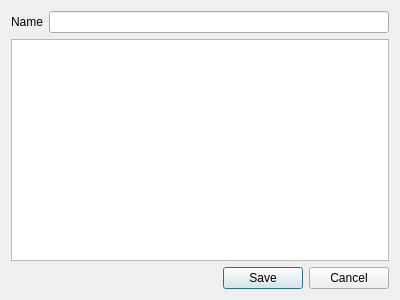
<?xml version="1.0" encoding="UTF-8"?>
<ui version="4.0">
 <class>FunctionsDialog</class>
 <widget class="QDialog" name="FunctionsDialog">
  <property name="geometry">
   <rect>
    <x>0</x>
    <y>0</y>
    <width>400</width>
    <height>300</height>
   </rect>
  </property>
  <property name="windowTitle">
   <string>Dialog</string>
  </property>
  <layout class="QGridLayout" name="gridLayout">
   <item row="0" column="0">
    <widget class="QLabel" name="nameLabel">
     <property name="text">
      <string>Name</string>
     </property>
    </widget>
   </item>
   <item row="0" column="1">
    <widget class="QLineEdit" name="Name"/>
   </item>
   <item row="1" column="0" colspan="2">
    <widget class="KLScripteditor" name="Code"/>
   </item>
   <item row="2" column="0" colspan="2">
    <widget class="QDialogButtonBox" name="buttonBox">
     <property name="orientation">
      <enum>Qt::Horizontal</enum>
     </property>
     <property name="standardButtons">
      <set>QDialogButtonBox::Cancel|QDialogButtonBox::Save</set>
     </property>
    </widget>
   </item>
  </layout>
 </widget>
 <customwidgets>
  <customwidget>
   <class>KLScripteditor</class>
   <extends>QPlainTextEdit</extends>
   <header>KLLibs.hpp</header>
  </customwidget>
 </customwidgets>
 <resources/>
 <connections>
  <connection>
   <sender>buttonBox</sender>
   <signal>accepted()</signal>
   <receiver>FunctionsDialog</receiver>
   <slot>accept()</slot>
   <hints>
    <hint type="sourcelabel">
     <x>257</x>
     <y>290</y>
    </hint>
    <hint type="destinationlabel">
     <x>157</x>
     <y>274</y>
    </hint>
   </hints>
  </connection>
  <connection>
   <sender>buttonBox</sender>
   <signal>rejected()</signal>
   <receiver>FunctionsDialog</receiver>
   <slot>reject()</slot>
   <hints>
    <hint type="sourcelabel">
     <x>325</x>
     <y>290</y>
    </hint>
    <hint type="destinationlabel">
     <x>286</x>
     <y>274</y>
    </hint>
   </hints>
  </connection>
  <connection>
   <sender>Code</sender>
   <signal>textChanged()</signal>
   <receiver>FunctionsDialog</receiver>
   <slot>DialogDataChanged()</slot>
   <hints>
    <hint type="sourcelabel">
     <x>313</x>
     <y>136</y>
    </hint>
    <hint type="destinationlabel">
     <x>651</x>
     <y>136</y>
    </hint>
   </hints>
  </connection>
  <connection>
   <sender>Name</sender>
   <signal>textChanged(QString)</signal>
   <receiver>FunctionsDialog</receiver>
   <slot>DialogDataChanged()</slot>
   <hints>
    <hint type="sourcelabel">
     <x>365</x>
     <y>22</y>
    </hint>
    <hint type="destinationlabel">
     <x>529</x>
     <y>19</y>
    </hint>
   </hints>
  </connection>
 </connections>
 <slots>
  <slot>DialogDataChanged()</slot>
 </slots>
</ui>
